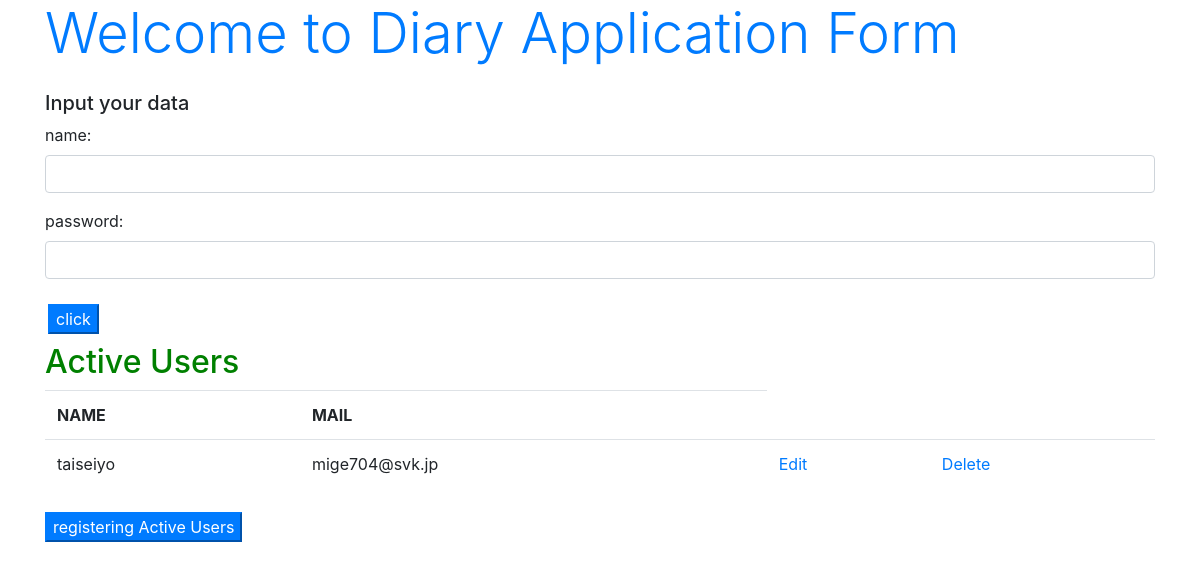
The app's page /, older data.
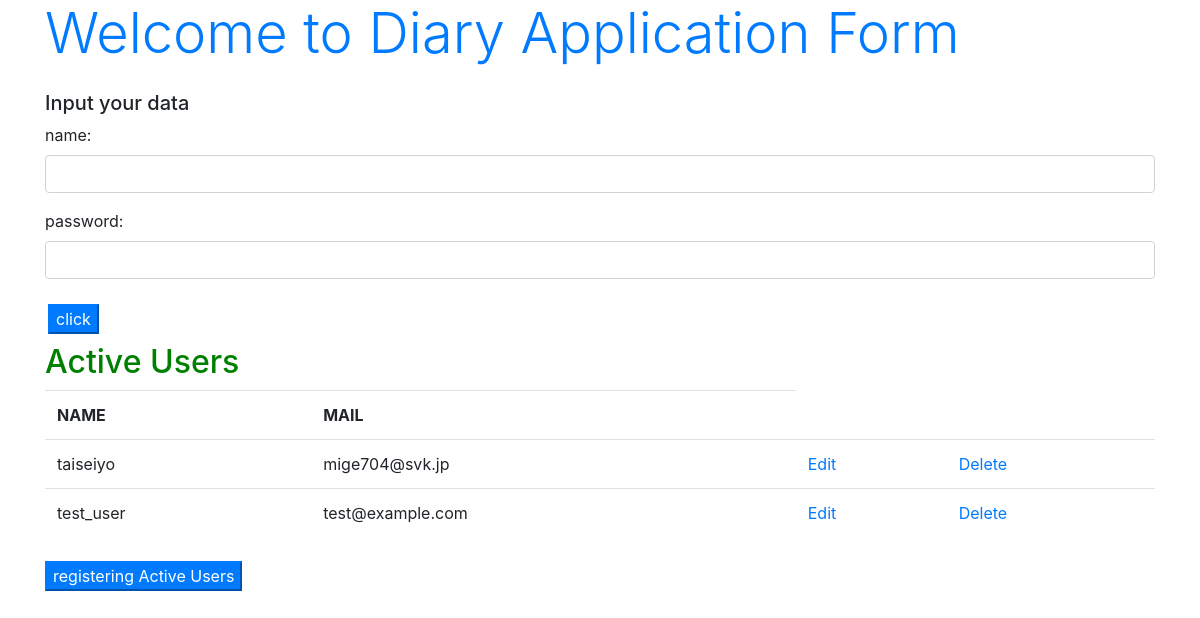
The same page, newer data.
### diary/models.py (models this page shows, shortened)
class ActiveUser(models.Model):
    name = models.CharField(max_length=20)
    mail = models.EmailField(max_length=40)

### diary/views.py (the view, shortened to what this page needs)
# urls.py: path("", DiaryView.as_view(), name="form"),
class DiaryView(TemplateView):
    def __init__(self):
        self.data = ActiveUser.objects.all().order_by("name", "mail")
        self.params = {
            "title": "Welcome to Diary Application Form",
            "message": "Input your data",
            "form": DailyForm(),
            "data": self.data
        }
    def get(self, request):
        return render(request, "diary/taisei/form.html", self.params)

### diary/forms.py
class DailyForm(forms.Form):
    usr_data = [("taiseiyo", "taiseiyo"),
                ("syasin", "syasin")]
    name = forms.CharField(label="name",
                           widget=forms.TextInput(
                               attrs={"class": "form-control"}))
    password = forms.CharField(label="password",
                               widget=forms.PasswordInput(
                                   attrs={"class": "form-control"}))

### diary/templates/diary/taisei/form.html (shortened to what this page needs)
{% load static %}
<!DOCTYPE html>
<html lang="ja">
  <head>
    <link
      rel="stylesheet"
      href="https://stackpath.bootstrapcdn.com/bootstrap/4.3.1/css/bootstrap.min.css"
    />
  </head>
  <body class="container">
    <h1 class="display-4 text-primary">{{title}}</h1>
    <p class="h5 mt-4">{{message|safe}}</p>
    <form action="{% url 'form' %}" method="post">
      <table>
        {{form.as_p}}
        <tr>
          <td></td>
          <td>
            <input type="submit" class="btn-primary my-2" value="click" />
          </td>
        </tr>
      </table>
      <h2 style="color: green;">Active Users</h2>
      <table class="table">
        <tr>
          <th>NAME</th>
          <th>MAIL</th>
        </tr>
        {% for item in data %}
        <tr>
          <td>{{item.name}}</td>
          <td>{{item.mail}}</td>
          <td><a href="{% url 'edit' item.id %}">Edit</a></td>
          <td><a href="{% url 'restrict' item.id %}">Delete</a></td>
        </tr>
        {% endfor %}
      </table>
      <a href="{% url 'create' %}">
        <button type="button" class="btn-primary my-2">
          registering Active Users
        </button>
      </a>
    </form>
  </body>
</html>

Row changes from the older to the newer data that the page shows:
added ActiveUser: name "test_user", mail "test@example.com"
